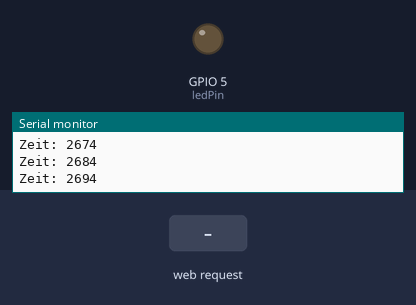
Simulated run of this sketch. Board: ESP8266 (NodeMCU). On the bench: output pins drawn as LEDs (lit = HIGH), the last lines printed to the serial monitor. Inputs (shaded band) come from the test bench. WiFi joins after 1.5 s; servers stay silent unless stated.

Above: at 2.7 s.
2.8 s: HTTP request GET /light=a received
At 4.0 s:
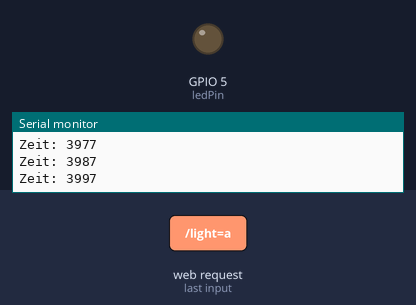
4.3 s: HTTP request GET /light=b received
At 5.3 s:
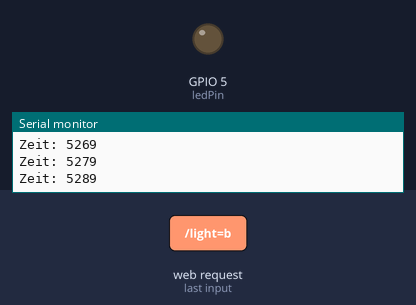
5.8 s: HTTP request GET /light=c received
At 6.3 s:
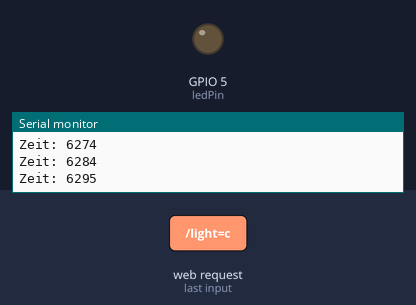
Timing chart, 0 to 8.8 s (numbered marks = the images above; inputs shaded):
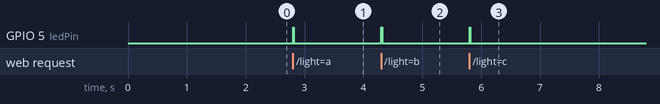

The sketch:

Arduino_Deprecated.ino
```cpp
#include <ESP8266WiFi.h>
#include <RCSwitch.h>

const char* ssid = "Schmidt";
const char* passwd = "84966060666259704104";

const int secsPerRestart = 20; // Das hier ändern, um Restart-Zyklus zu ändern
const int millisPerRestart = secsPerRestart * 1000;

int transm = 2; //GPIO2 = D4
int ledPin = 5; //GPIO5 = D1
int resetPin = 1; //GPIO1 = TX

WiFiServer server(80);
RCSwitch mySwitch = RCSwitch();

void setup() {
  // put your setup code here, to run once:
  pinMode(ledPin, OUTPUT);

  Serial.begin(115200);
  delay(10);

  Serial.println();
  Serial.println();
  Serial.print("Restart every ");
  Serial.print(secsPerRestart);
  Serial.println(" seconds");
  Serial.println();
  Serial.print("Connecting to ");
  Serial.println(ssid);

  //WIFI Verbindung
  IPAddress ip(192, 168, 178, 36);
  IPAddress gateway(192, 168, 178, 1);
  IPAddress subnet(255, 255, 255, 0);
  WiFi.config(ip, gateway, subnet);
  WiFi.hostname("Markus-NodeMCU");
  WiFi.begin(ssid, passwd);

  while(WiFi.status() != WL_CONNECTED)
  {
    delay(500);
    Serial.print(".");
  }

  Serial.println("");
  Serial.println("WiFi connected");

  //Server starten
  server.begin();
  Serial.println("Server started");
  Serial.print("IP: ");
  Serial.print("http://");
  Serial.print(WiFi.localIP());
  Serial.println("/");
  Serial.print("Hostname: ");
  Serial.println(WiFi.hostname());
  Serial.println("");

  //RC-Transmitter
  mySwitch.enableTransmit(2);
  mySwitch.setPulseLength(290);
}

void loop() {
  WiFiClient client = server.available();
  if(!client) {
    client.flush();
    restartIfTimeHasCome();
    return;
  }

  Serial.println("new client");
  while(!client.available()) {
    delay(1);
  }

  String request = client.readStringUntil('\r');
  Serial.println(request);

  char* cmd = "";
  char state;
  if(request.indexOf("/light=a") != -1) {
    cmd = "0F0F11F01000";
    state = 'A';
  }
  else if(request.indexOf("/light=b") != -1) {
    cmd = "0F0F11F00100";
    state = 'B';
  }
  else if(request.indexOf("/light=c") != -1) {
    cmd = "0F0F11F00010";
    state = 'C';
  }
  else if(request.indexOf("/light=d") != -1) {
    cmd = "0F0F11F00001";
    state = 'D';
  }

  if(cmd != "") {
    digitalWrite(ledPin, HIGH);
    delay(10);
    digitalWrite(ledPin, LOW);
    mySwitch.sendTriState(cmd);
  }

  writeHtmlWithStatus(client, state);
}

void restartIfTimeHasCome()
{
  unsigned long mil = millis();
  Serial.print("Zeit: ");
  Serial.println(mil);
  delay(10);

  if(mil >= millisPerRestart)
  {
    // pinMode(resetPin, OUTPUT);
    // digitalWrite(resetPin, LOW);
  }
}

void writeHtmlWithStatus(WiFiClient client, char state)
{
  client.println("HTTP/1.1 200 OK");
  client.println("Content-Type: text/html");
  client.println(""); //  do not forget this one
  client.println("<!DOCTYPE HTML>");
  client.println("<head>");
  client.println("<meta name=\"viewport\" content=\"width=device-width, initial-scale=1.0\">");
  client.println("</head>");
  client.println("<html>");

  client.println("<a href=\"/light=a\"><button>A</button></a>");
  client.println("<a href=\"/light=b\"><button>B</button></a>");
  client.println("<a href=\"/light=c\"><button>C</button></a>");
  client.println("<a href=\"/light=d\"><button>D</button></a>");
  client.println("</html>");

  // memory leak fix?
  client.flush();
  client.stop();

  delay(1);
  Serial.println("Client disonnected");
  Serial.println("");
}
```

Measured:
- after the input at 2.8 s, GPIO 5 (ledPin): LOW → HIGH at once, → LOW 0.01 s later
- after the input at 4.3 s, GPIO 5 (ledPin): LOW → HIGH at once, → LOW 0.01 s later
- after the input at 5.8 s, GPIO 5 (ledPin): LOW → HIGH at once, → LOW 0.01 s later
